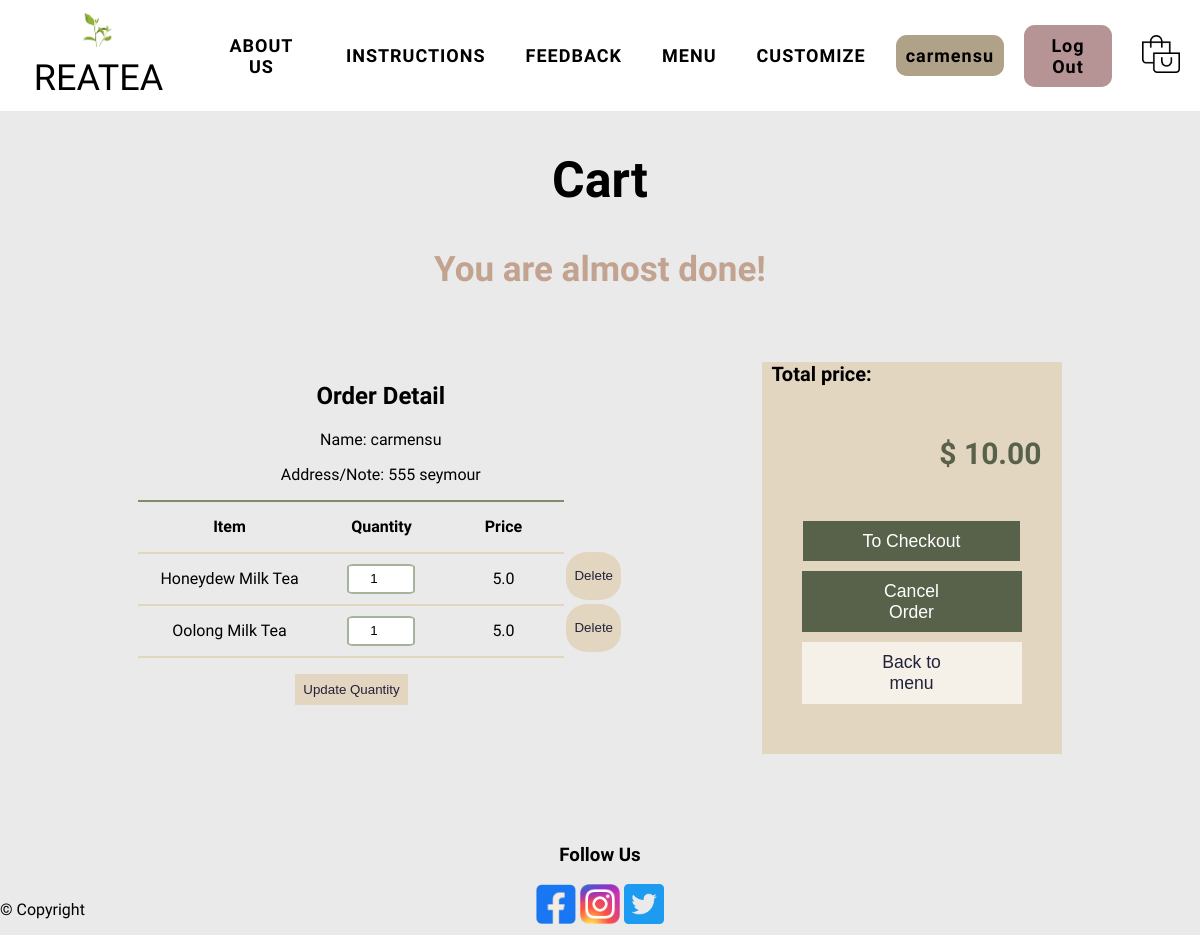
Screenshot of /cart/1 (signed in) with the database file from the repository.
### models.py (models this page shows, shortened)
class User(db.Model, UserMixin):
    id = db.Column(db.Integer, primary_key=True)
    username = db.Column(db.String, nullable=False, unique=True)
    password = db.Column(db.String, nullable=False)

class Order(db.Model):
    id = db.Column(db.Integer, primary_key=True)
    name = db.Column(db.String, nullable=False)
    address = db.Column(db.String, nullable=False)
    completed = db.Column(db.Boolean, default=False)
    products = db.relationship("ProductsOrder", back_populates="order", cascade="all, delete-orphan")
    @property
    def total_price(self):
        if not self.products:
            return 0
        return round(
            sum(product.product.price * product.quantity for product in self.products),
            2,
        )

class ProductsOrder(db.Model):
    product_id = db.Column(db.Integer, db.ForeignKey("product.id"), primary_key=True)
    order_id = db.Column(db.Integer, db.ForeignKey("order.id"), primary_key=True)
    quantity = db.Column(db.Integer, nullable=False)
    product = db.relationship("Product")
    order = db.relationship("Order", back_populates="products")

class Product(db.Model):
    id = db.Column(db.Integer, primary_key=True)
    name = db.Column(db.String(80), unique=True, nullable=False)
    price = db.Column(db.Float, nullable=False)
    category = db.Column(db.String(80), nullable=False)
    description = db.Column(db.Text)
    quantity = db.Column(db.Integer, nullable=False)
    ingredients = db.relationship(
        "Ingredient",
        secondary="product_ingredient",
        lazy="subquery",
        backref=db.backref("products", lazy=True),
    )

### app.py (the view)
@app.route("/cart", defaults={"order_id": None})
@app.route("/cart/<int:order_id>")
def cart(order_id=None):
    def calculate_total(orders):
        return sum(order.total_price for order in orders)
    if order_id:
        order = db.session.get(Order, order_id)
    else:
        order = db.session.query(Order).order_by(Order.id.desc()).first()
        if order and order.completed:
            order = None
    order = [order] if order and not order.completed else []
    total = calculate_total(order)
    return render_template(
        "cart.html", orders=order, total=total, current_user=current_user
    )

### app.py (called while the page is built)
@login_manager.user_loader
def load_user(user_id):
    return db.session.query(User).get(int(user_id))

### templates/cart.html (shortened to what this page needs)
{% extends "base.html" %} {% block title %}Cart{% endblock %} {% block content
%}
<main class="cartPage">
  {% if current_user.is_authenticated %}
  <h1 class="cartTitle">Cart</h1>
  <p class="processWord">You are almost done!</p>
  <div class="cartPageLU">
    <div class="orderdetail">
      {% for order in orders %}
      <section>
        <h2>Order Detail</h2>
        <p>Name: {{ order.name }}</p>
        <p>Address/Note: {{ order.address }}</p>
        <div class="cartForm">
          <form action="/update_quantity" method="POST">
            <table class="cartTable">
              <thead>
                <tr>
                  <th>Item</th>
                  <th>Quantity</th>
                  <th>Price</th>
                </tr>
              </thead>
              <tbody>
                {% for product_order in order.products %}
                <tr>
                  <td>{{ product_order.product.name }}</td>
                  <td>
                    <input
                      class="quantityInput"
                      type="number"
                      name="quantity[]"
                      value="{{ product_order.quantity }}"
                      min="1"
                      oninput="validity.valid||(value='');"
                    />
                  </td>
                  <td>{{ product_order.product.price }}</td>
                </tr>
                {% endfor %}
              </tbody>
            </table>
            <button class="quantityUpdateB" type="submit">
              Update Quantity
            </button>
          </form>
          <div class="deleteFlex">
            <p></p>
            {% for product_order in order.products %}
            <form action="/delete_item" method="POST">
              <button class="deleteButton" type="submit">Delete</button>
            </form>
            {% endfor %}
          </div>
        </div>
      </section>
      {% endfor %}
    </div>
    <section class="sumArea">
      <h3>Total price:</h3>
      <p class="sumPrice">$ {{ "{:.2f}".format(total) }}</p>
      <div class="cartButton">
        {% for order in orders %}
        <form action="/cart" method="POST">
          <button class="checkoutCancelLink" type="submit">To Checkout</button>
        </form>
        <form action="/cancel" method="POST">
          <button class="checkoutCancelLink" type="submit">Cancel Order</button>
        </form>
        {% endfor %}
        <a class="backMenuLink" href="menu">Back to menu</a>
      </div>
    </section>
  </div>
  {% else %}
  <aside>Please log in/ sign up first.</aside>
  {% endif %}
</main>
{% endblock %}

### templates/base.html (shortened to what this page needs)
<!DOCTYPE html>
<html lang="en">
  <head>
    <link
      href="{{ url_for('static', filename='css/stylesheet.css') }}"
      rel="stylesheet"
    />
  </head>
  <body>
    <header>
      <div class="topMainNavBar">
        <div class="logoButton">
          <a href="home" title="home" class="ourName">
            <img
              class="logo"
              src="{{ url_for('static', filename='image/homePage/logo.jpg') }}"
              alt="logo"
            /> REATEA </a>
        </div>
          <div class="navList">
            <a href="about" title="about"> ABOUT US </a>
            <a href="instructions"> INSTRUCTIONS </a>
            <a href="feedback"> FEEDBACK </a>
            <a href="menu"> MENU </a></li>
            <a href="customize"> CUSTOMIZE </a>
          </div>
          <div class="acctCartButton">
          {% if current_user.is_authenticated %}
          <a class="accountButton1" href="dashboard">{{ current_user.username }}</a>
          <a class="accountButton2" href="logout">Log Out</a>
          {% else %}
          <a class="accountButton1" href="dashboard">Log In</a>
          <a class="accountButton2" href="signup">Sign Up</a>
          {% endif %}
          <a  class="cartIcon" href="cart">
            <img
              src="{{ url_for('static', filename='image/cartPage/shopping.png') }}"
              alt="cart image"
              width="38"
              height="38"
            />
          </a>
        </div>
    </div>
      </header>
    {% block content %} {% endblock %}
    <footer>
      <h3>Follow Us</h3>
      <p>© Copyright</p>
      <div>
        <a href="https://www.facebook.com" target="_blank">
          <img
            src="{{ url_for('static', filename='image/followUP/fbLogo.png') }}"
            alt="fbLogo"
            width="40"
            height="40"
          />
        </a>
        <a href="https://www.instagram.com" target="_blank">
          <img
            src="{{ url_for('static', filename='image/followUP/instagramLogo.png') }}"
            alt="instagramLogo"
            width="40"
            height="40"
          />
        </a>
        <a href="https://www.twitter.com" target="_blank">
          <img
            src="{{ url_for('static', filename='image/followUP/twitterLogo.png') }}"
            alt="twitterLogo"
            width="40"
            height="40"
          />
        </a>
      </div>
    </footer>
  </body>
</html>

### static/css/stylesheet.css (style rules this page uses)
body { background-color: #EAEAEA; font-family: "Glegoo", serif; min-height: 100vh; display: flex; flex-direction: column; margin: 0px; }
header { display: flex; flex-direction: column; width: 100%; }
h1 { color: black; text-align: center; }
h2 { color: black; }
h3 { color: black; }
.topMainNavBar { display: inline-flex; background: #ffffff; width: 100%; align-items: center; justify-content: space-between; }
.ourName { font-family: "Glegoo", serif; font-size: 3vw; text-align: center; }
.logo { align-items: center; max-width: 3vw; }
.navList, .accountButton, .ourName { text-align: center; overflow: hidden; }
.navList { display: flex; list-style-type: none; justify-content: space-evenly; align-items: center; }
.navList a { border-radius: 0.6em; padding: 10px 10px; margin: 5px 10px; color: black; font-size: 18px; font-weight: bold; letter-spacing: 1px; text-align: center; }
.logoButton { display: flex; justify-self: center; margin: 1%; }
.logoButton > a { color: black; }
.acctCartButton { display: flex; justify-self: right; justify-content: space-evenly; align-items: center; }
.acctCartButton a { border-radius: 0.6em; padding: 10px 10px; margin: 5px 10px; color: black; font-size: 18px; font-weight: bold; letter-spacing: 1px; text-align: center; }
.accountButton1, .accountButton2, .logoutButton { background-color: #B0A189; }
.accountButton2 { background-color: #b69394; border-radius: 0px; }
header a { text-decoration: none; }
h1 { text-align: left; font-size: 50px; margin-top: 0px; }
footer { text-align: center; margin-top: auto; padding-top: 60px; display: grid; grid-template-columns: repeat(5, 1fr); }
footer h3 { grid-column: 3/4; grid-row: 1/2; }
footer p { grid-column: 1/2; grid-row: 2/3; text-align: left !important; }
footer div { grid-column: 3/4; grid-row: 2/3; }
footer a { text-decoration: none; }
.cartPageLU { display: flex; justify-content: space-evenly; }
.cartTitle, .checkoutPage h1 { text-align: center; margin-top: 5vh; margin-bottom: 5vh; }
.orderdetail { display: flex; flex-direction: column; }
.orderdetail > section { text-align: center; margin-bottom: 60px; }
.processWord, .dashboardPage > h2 { font-size: 35px; color: #c1a390; text-align: center; font-weight: bold; margin-bottom: 9vh; }
.cartTable { text-align: center; border-collapse: collapse; }
.cartTable th, .cartTable td { height: 6vh; width: 10vw; border-top: 2px solid #808e68; border-bottom: 2px solid #e3d6c1; }
.cartTable th:first-child, .cartTable td:first-child { width: 15vw; }
.quantityInput { width: 5vw; height: 3vh; text-align: center; border: 2px solid #a5b29c; border-radius: 10%; margin: 0 5px; font-family: "Josefin Sans", sans-serif; }
.sumArea { background-color: #e3d6c1; width: 25%; height: 50%; padding: 0px 0px 40px; }
.sumArea h3 { font-size: 20px; margin: 0px 0px 0px 10px; text-align: left; }
.sumPrice { padding: 20px; font-size: 30px; font-weight: bold; text-align: right; color: #58624b; }
.checkoutCancelLink, .backMenuLink { background-color: #58624b; color: white; font-family: 'Josefin Sans', sans-serif; text-align: center; margin: 0px 40px 10px; padding: 1.2vh 5vw; text-decoration: none; border: 0px; font-size: 1.1em; }
.backMenuLink { background-color: #f5f0e8; color: #22223b; }
.quantityUpdateB, .deleteButton { font-family: "Josefin Sans", sans-serif; margin: 2vh 0px 0px 0px; padding: 1vh !important; background-color: #e3d6c1; color: #22223b; border: 0px; }
.cartButton { display: flex; flex-direction: column; justify-content: center; align-items: center; }
.cartForm { display: flex; }
.deleteFlex { display: flex; flex-direction: column; }
.deleteFlex p { height: 6vh; border-top: 2px; border-bottom: 2px; margin: 0px; padding: 1px; }
.deleteButton { height: 6vh; border-top: 2px; border-bottom: 2px; margin: 2px; border-radius: 40%; }

### rows the page displays
User: username "carmensu"
Order: name "carmensu", address "555 seymour"
ProductsOrder: product.name "Honeydew Milk Tea", quantity "1", product.price "5.0"
ProductsOrder: product.name "Oolong Milk Tea", quantity "1", product.price "5.0"

### other values shown
{{ "{:.2f}".format(total) }} "10.00"
